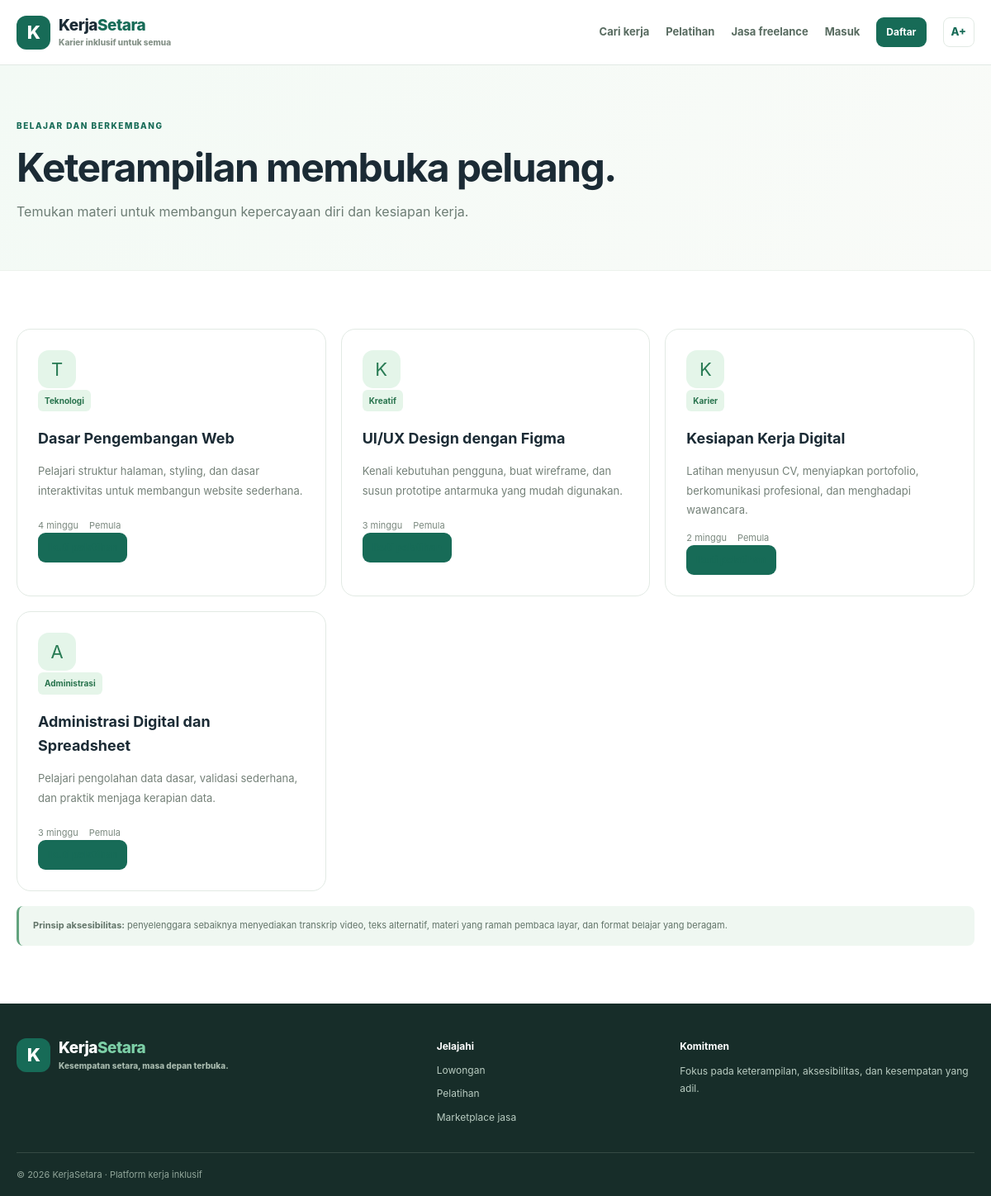
Screenshot of /public/training.php with the database file from the repository.
### tables this page shows
CREATE TABLE trainings(id INT UNSIGNED AUTO_INCREMENT PRIMARY KEY,title VARCHAR(180) NOT NULL,category VARCHAR(80) NOT NULL,description TEXT NOT NULL,duration VARCHAR(80) NOT NULL,level VARCHAR(40) DEFAULT 'Pemula',status ENUM('Aktif','Ditangguhkan') DEFAULT 'Aktif',created_at TIMESTAMP DEFAULT CURRENT_TIMESTAMP);

### config/config.php (called while the page is built, shortened)
<?php
function db(): PDO {
 $pdo=new PDO('mysql:host='.DB_HOST.';dbname='.DB_NAME.';charset=utf8mb4',DB_USER,DB_PASS,[
  PDO::ATTR_ERRMODE=>PDO::ERRMODE_EXCEPTION,
  PDO::ATTR_DEFAULT_FETCH_MODE=>PDO::FETCH_ASSOC,
  PDO::ATTR_EMULATE_PREPARES=>false
 ]);
 return $pdo;
}

### app/helpers.php (called while the page is built, shortened)
<?php
require_once __DIR__.'/../config/config.php';
function e(?string $s): string { return htmlspecialchars($s??'',ENT_QUOTES,'UTF-8'); }
function url(string $p=''): string { return rtrim(BASE_URL,'/').($p?'/'.ltrim($p,'/'):'/'); }
function current_user(): ?array { return $_SESSION['user']??null; }

### public/training.php (the view)
<?php
require_once __DIR__.'/../app/layout.php';if($_SERVER['REQUEST_METHOD']==='POST'){require_role('candidate');verify_csrf();try{$st=db()->prepare('INSERT INTO training_enrollments(training_id,user_id) VALUES(?,?)');$st->execute([(int)$_POST['training_id'],current_user()['id']]);flash('success','Berhasil mendaftar pelatihan.');}catch(PDOException $e){flash('success','Kamu sudah terdaftar pada pelatihan ini.');}redirect('training.php');}$list=db()->query("SELECT * FROM trainings WHERE status='Aktif' ORDER BY created_at DESC")->fetchAll();page_header('Pelatihan','training');?>
<section class="page-hero"><div class="container"><span class="eyebrow">BELAJAR DAN BERKEMBANG</span><h1>Keterampilan membuka peluang.</h1><p>Temukan materi untuk membangun kepercayaan diri dan kesiapan kerja.</p></div></section><section class="section"><div class="container cards"><?php foreach($list as $t):?><article><div class="icon green"><?=e(substr($t['category'],0,1))?></div><span class="tag green"><?=e($t['category'])?></span><h3><?=e($t['title'])?></h3><p><?=e($t['description'])?></p><div class="meta"><span><?=e($t['duration'])?></span><span><?=e($t['level'])?></span></div><?php if(current_user()&&current_user()['role']==='candidate'):?><form method="post"><?=csrf_field()?><input type="hidden" name="training_id" value="<?=(int)$t['id']?>"><button class="btn btn-primary btn-sm">Daftar pelatihan</button></form><?php else:?><a class="btn btn-primary btn-sm" href="<?=e(url('register.php'))?>">Ikuti pelatihan</a><?php endif;?></article><?php endforeach;?></div><div class="container note"><b>Prinsip aksesibilitas:</b> penyelenggara sebaiknya menyediakan transkrip video, teks alternatif, materi yang ramah pembaca layar, dan format belajar yang beragam.</div></section><?php page_footer();?>

### public/assets/css/style.css (style rules this page uses)
* { box-sizing:border-box }
:root { --ink:#1b2b35;--muted:#6d7d75;--green:#176b57;--green2:#e8f5ed;--line:#e2eae4;--cream:#f5faf6;--purple:#6c5bc8;font-family:Inter,system-ui,-apple-system,"Segoe UI",sans-serif;color:var(--ink);font-size:16px }
body { margin:0;line-height:1.65 }
a { color:inherit;text-decoration:none }
.container { width:min(1160px,calc(100% - 40px));margin:auto }
.btn { display:inline-flex;align-items:center;justify-content:center;gap:7px;padding:11px 16px;border-radius:9px;border:1px solid transparent;font-size:13px;font-weight:750;cursor:pointer;transition:.15s }
.btn-primary { background:var(--green);color:white }
.btn-sm { padding:7px 11px;font-size:12px }
.eyebrow { font-size:10px;font-weight:850;letter-spacing:1.5px;color:var(--green) }
h1,h2,h3,p { overflow-wrap:anywhere }
.section { padding:70px 0 }
.cards { display:grid;grid-template-columns:repeat(3,1fr);gap:18px }
.cards article { padding:25px;border:1px solid var(--line);border-radius:17px;background:white }
.cards article h3 { margin:18px 0 8px;font-size:18px }
.cards article p { color:#748178;font-size:13px;line-height:1.8;min-height:55px }
.cards article>a { color:var(--green);font-size:12px;font-weight:800 }
.icon { width:46px;height:46px;border-radius:13px;display:grid;place-items:center;font-size:22px }
.green { background:#e4f5e9;color:#287b54 }
.page-hero { padding:58px 0;background:linear-gradient(120deg,#f3faf5,#f9fbf8);border-bottom:1px solid #edf2ed }
.page-hero h1 { font-size:clamp(34px,4vw,48px);line-height:1.15;letter-spacing:-1.6px;margin:12px 0 }
.page-hero p { max-width:690px;color:var(--muted);margin:0 }
.meta { display:flex;flex-wrap:wrap;gap:13px;color:#7b897f;font-size:11px }
.tag { display:inline-flex;padding:5px 8px;border-radius:6px;background:#eef2ef;color:#68756c;font-size:10px;font-weight:700 }
.tag.green { background:#e5f5e9;color:#28734d }
.note { margin-top:18px;background:#eff7f1;border-left:3px solid #62a37e;padding:14px 17px;border-radius:8px;font-size:11px;line-height:1.8;color:#627469 }

### rows the page displays
trainings: category "T", category "Teknologi", title "Dasar Pengembangan Web", description "Pelajari struktur halaman, styling, dan dasar interaktivitas untuk membangun website sederhana.", duration "4 minggu", level "Pemula"
trainings: category "K", category "Kreatif", title "UI/UX Design dengan Figma", description "Kenali kebutuhan pengguna, buat wireframe, dan susun prototipe antarmuka yang mudah digunakan.", duration "3 minggu", level "Pemula"
trainings: category "K", category "Karier", title "Kesiapan Kerja Digital", description "Latihan menyusun CV, menyiapkan portofolio, berkomunikasi profesional, dan menghadapi wawancara.", duration "2 minggu", level "Pemula"
trainings: category "A", category "Administrasi", title "Administrasi Digital dan Spreadsheet", description "Pelajari pengolahan data dasar, validasi sederhana, dan praktik menjaga kerapian data.", duration "3 minggu", level "Pemula"
